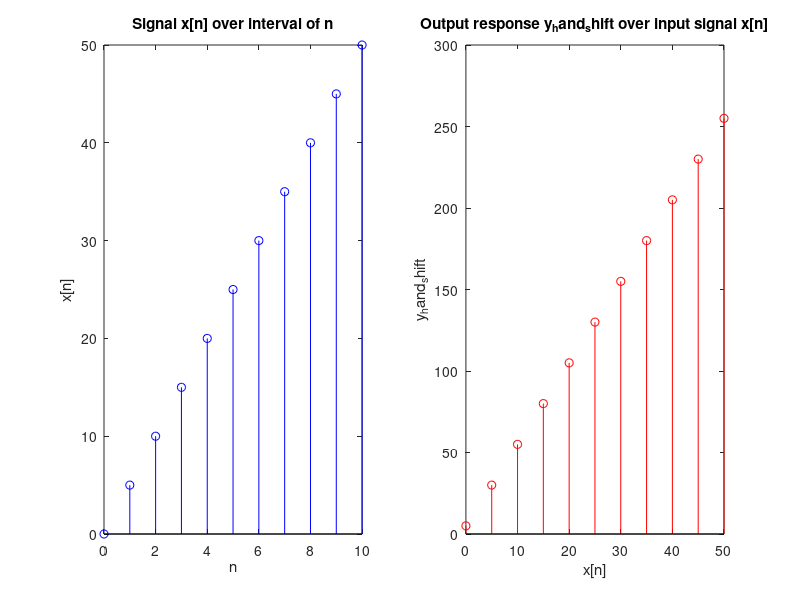

Write MATLAB code to recreate this figure.

% Part 1
A = input("Enter value for A: ");
n = [0:10];
x = A * n;

stem(n, x);
xlabel('n');
ylabel('Signal x[n]');
title('Signal x[n] over interval of n')


% Part 2
B = input("Enter value for B: ");
C = input("Enter value for C: ");
y = (B * x) + C

subplot(1, 2, 1);
stem(n, x, '-b');
xlabel('n');
ylabel('x[n]');
title('Signal x[n] over interval of n')

subplot(1, 2, 2);
stem(x, y, '-r');
xlabel('x[n]');
ylabel('y[n]');
title('Output response y[n] over input signal x[n]')


% Part 3
x_shifted = x + 2;
y_shifted = (B * x_shifted) + C

stem(x_shifted, y_shifted)
xlabel('x_shifted');
ylabel('y_shifted');
title('Output response y_shifted over input signal x_shifted')


% Part 4
y_hand_shift = y + 2;
stem(x, y, '-r');
xlabel('x[n]');
ylabel('y_hand_shift');
title('Output response y_hand_shift over input signal x[n]')


% Part 5
if (y_hand_shift == y_shifted)
	disp('The signals are equal')
else
	disp('The signals are not equal')
end








